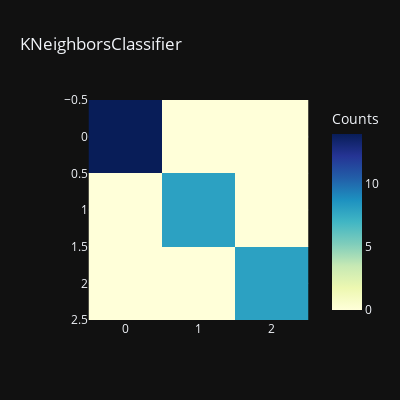

The code cell stored with this chart in its notebook:
### Code cell
models = [knn]
for model in models:
    model.fit(x_train, y_train)
    y_pred = model.predict(x_test)
    AS=accuracy_score(y_pred,y_test)
    print(type(model).__name__, "Model Test Accuracy Score is: ", AS)
    print(type(model).__name__,"Classification_report: \n",classification_report(y_test, y_pred))
    fig=px.imshow(confusion_matrix(y_test, y_pred),color_continuous_scale="YlGnBu",title=type(model).__name__,
                  width=400,height=400,labels=dict(X="Predicted", Y="Actual", color="Counts"),template="plotly_dark")
    fig.show()

### Figure 1 — Plotly figure (JSON) as saved in the notebook; plotly's stock layout.template omitted (floating-point values rounded to 4 significant figures)
{"data": [{"coloraxis": "coloraxis", "hovertemplate": "x: %{x}<br>y: %{y}<br>Counts: %{z}<extra></extra>", "name": "0", "type": "heatmap", "xaxis": "x", "yaxis": "y", "z": [[14, 0, 0], [0, 8, 0], [0, 0, 8]]}], "layout": {"coloraxis": {"colorbar": {"title": {"text": "Counts"}}, "colorscale": [[0, "rgb(255,255,217)"], [0.125, "rgb(237,248,177)"], [0.25, "rgb(199,233,180)"], [0.375, "rgb(127,205,187)"], [0.5, "rgb(65,182,196)"], [0.625, "rgb(29,145,192)"], [0.75, "rgb(34,94,168)"], [0.875, "rgb(37,52,148)"], [1, "rgb(8,29,88)"]]}, "height": 400, "title": {"text": "KNeighborsClassifier"}, "width": 400, "xaxis": {"anchor": "y", "constrain": "domain", "domain": [0, 1], "scaleanchor": "y"}, "yaxis": {"anchor": "x", "autorange": "reversed", "constrain": "domain", "domain": [0, 1]}}}
